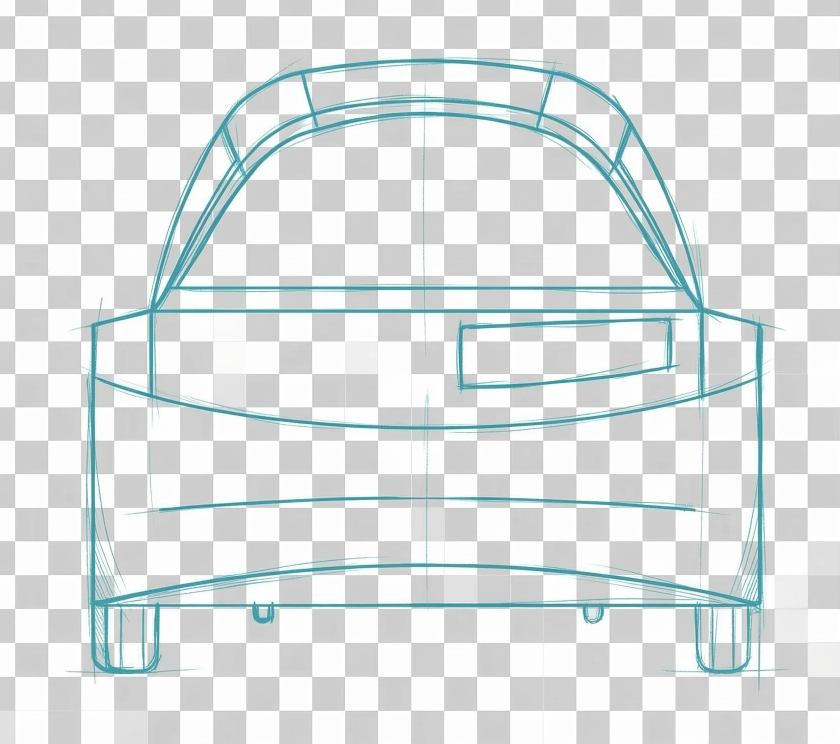
#> input picture android-app/app/src/main/assets/img/hydro_4.png, 1680 x 1488 px, found by its file name (shown at 1/2 size)
$ python fix_hydro4.py
#> lines starting #> are read from the running program, lines starting #| are printed output that depends on the picture
from PIL import Image, ImageFilter
import os

cyan = (6, 182, 212)
img_dir = r'c:\Users\ALI\Desktop\1.5 ADANA\telemetry-http\public\img'

src = Image.open(os.path.join(img_dir, 'hydro_4.png')).convert('RGB')
w, h = src.size
#> w = 1680; h = 1488
px = src.load()

# 1) Cizgi maskesi olustur (threshold < 195)
mask = Image.new('L', (w, h), 0)
#> mask: PIL image 1680x1488 L; every value is 0
mp = mask.load()
for y in range(h):
    for x in range(w):
        r, g, b = px[x, y]
        avg = (r + g + b) // 3
        if avg < 180:
            mp[x, y] = min(255, (185 - avg) * 3)
        elif avg < 195:
            mp[x, y] = 40

# 2) Cizgileri kalinlastir (dilate = MaxFilter)
mask = mask.filter(ImageFilter.MaxFilter(3))
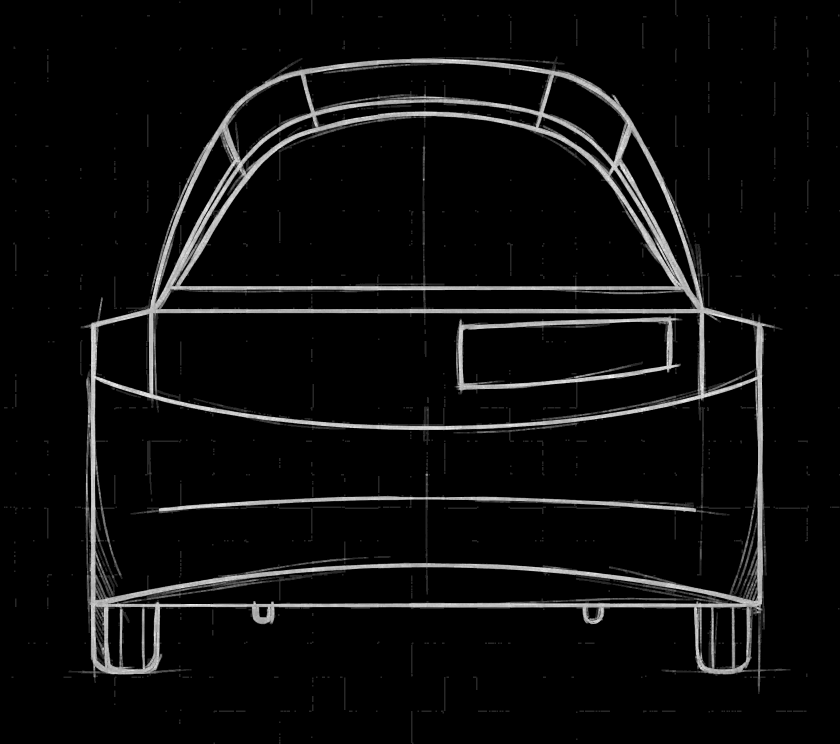
#> mask: PIL image 1680x1488 L (shown at 1/2 size); min 0, max 246, mean 13.1
# Hafif yumusat
mask = mask.filter(ImageFilter.GaussianBlur(radius=0.8))

mp = mask.load()

# 3) Cyan renkle boyama
result = Image.new('RGBA', (w, h), (0, 0, 0, 0))
#> result: PIL image 1680x1488 RGBA; every value is 0
rp = result.load()
for y in range(h):
    for x in range(w):
        a = mp[x, y]
        if a > 15:
            rp[x, y] = cyan + (min(255, a),)

# 4) Crop (kenar marjini ile)
margin = 60
min_x, min_y, max_x, max_y = w, h, 0, 0
#> min_x = 1680; min_y = 1488; max_x = 0; max_y = 0
for y in range(margin, h - margin):
    for x in range(margin, w - margin):
        if rp[x, y][3] > 25:
            if x < min_x: min_x = x
            if y < min_y: min_y = y
            if x > max_x: max_x = x
            if y > max_y: max_y = y
#> after the loop, max_x = 1619; max_y = 1427; min_x = 60; min_y = 60
print(f'Content: ({min_x},{min_y})-({max_x},{max_y})')
#| Content: (60,60)-(1619,1427)

pad = 20
c = result.crop((max(0,min_x-pad), max(0,min_y-pad),
                  min(w,max_x+pad), min(h,max_y+pad)))
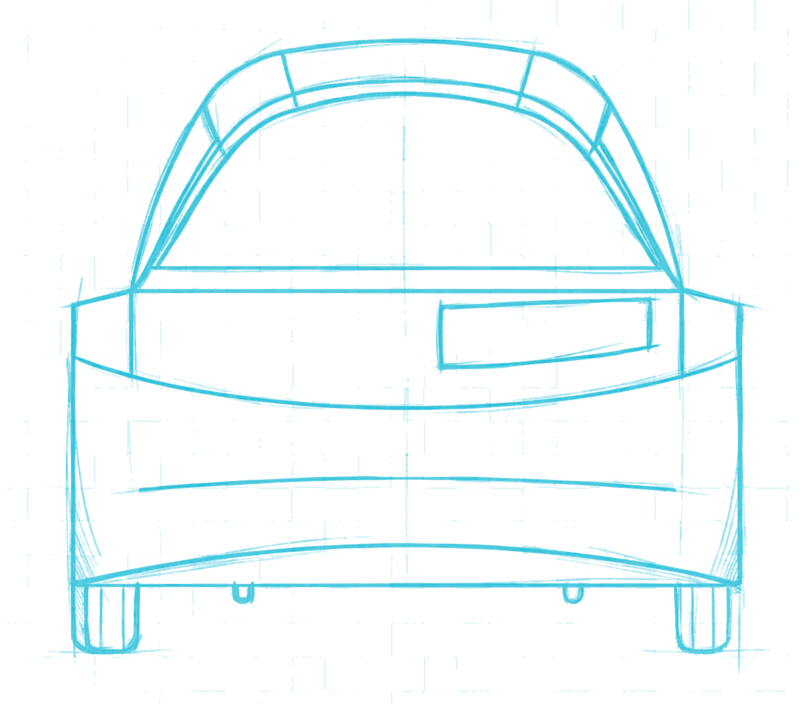
#> c: PIL image 1599x1407 RGBA (shown at 1/2 size); mean R, G, B, A 0.7, 22.4, 26.1, 14.3; transparent parts drawn white
cw, ch = c.size
#> cw = 1599; ch = 1407
print(f'Crop: {cw}x{ch}')
#| Crop: 1599x1407

# 5) Reference boyut (1.4x)
ref = Image.open(os.path.join(img_dir, 'header-top.png'))
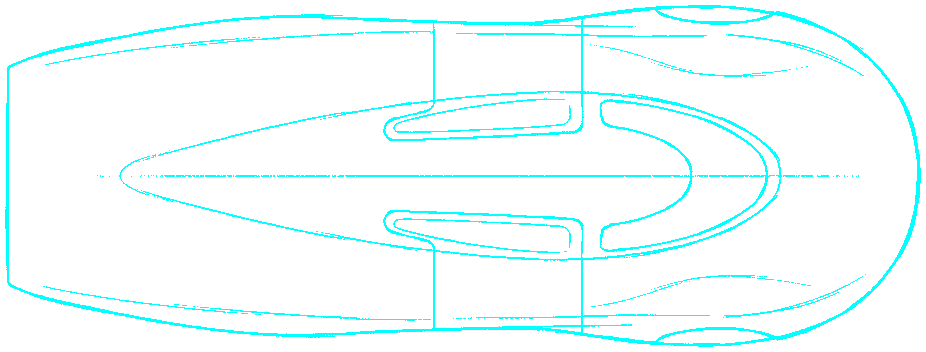
#> input picture android-app/app/src/main/assets/img/header-top.png, 926 x 352 px, found by its file name
#> ref is the input picture: PIL image 926x352 RGBA; mean R, G, B, A 0, 255, 255, 15.5
rw, rh = ref.size
#> rw = 926; rh = 352
ref.close()
tw, th = int(rw * 1.4), int(rh * 1.4)
#> tw = 1296
scale = min(tw / cw, th / ch)
nw, nh = int(cw * scale), int(ch * scale)
c = c.resize((nw, nh), Image.LANCZOS)
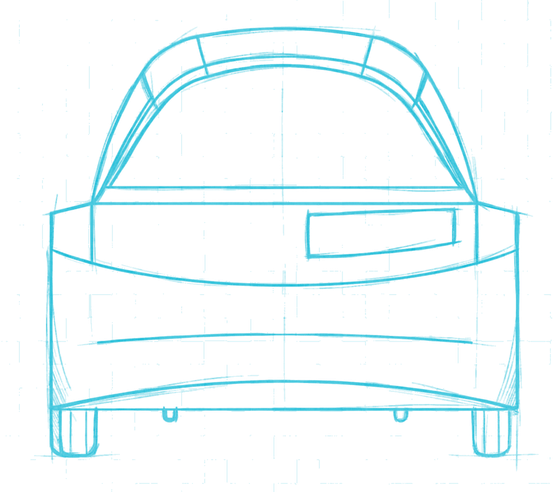
#> c: PIL image 559x492 RGBA; mean R, G, B, A 0.8, 33.3, 39.5, 14.5; transparent parts drawn white

canvas = Image.new('RGBA', (tw, th), (0, 0, 0, 0))
#> canvas: PIL image 1296x492 RGBA; every value is 0
ox, oy = (tw - nw) // 2, (th - nh) // 2
canvas.paste(c, (ox, oy), c)
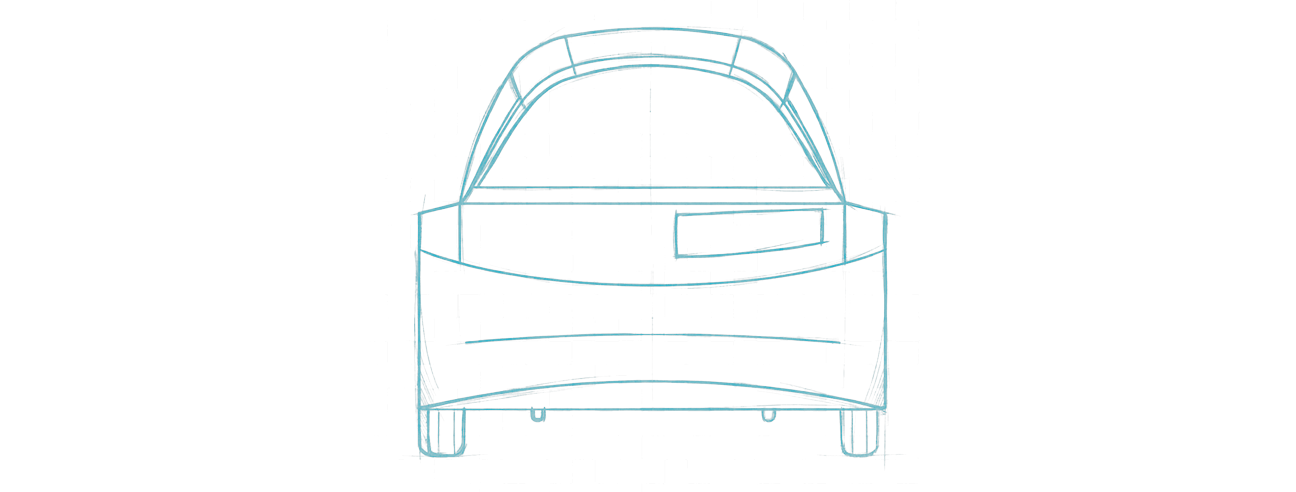
#> canvas: PIL image 1296x492 RGBA; mean R, G, B, A 0.1, 4.5, 5.2, 3.7; transparent parts drawn white
canvas.save(os.path.join(img_dir, 'header-hydro-top.png'), 'PNG')
print(f'Final: {tw}x{th} -> OK!')
#| Final: 1296x492 -> OK!
